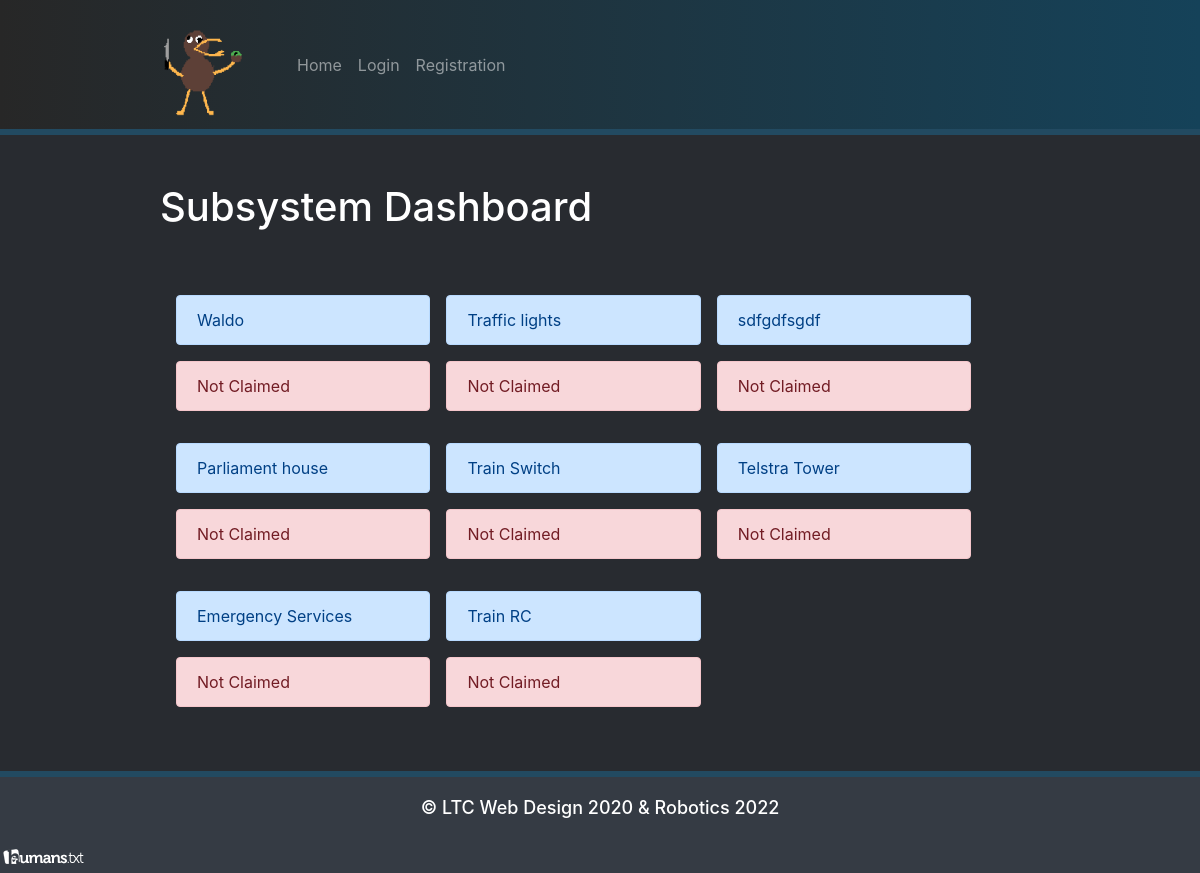
Before: /report/dashboard with the older database file.
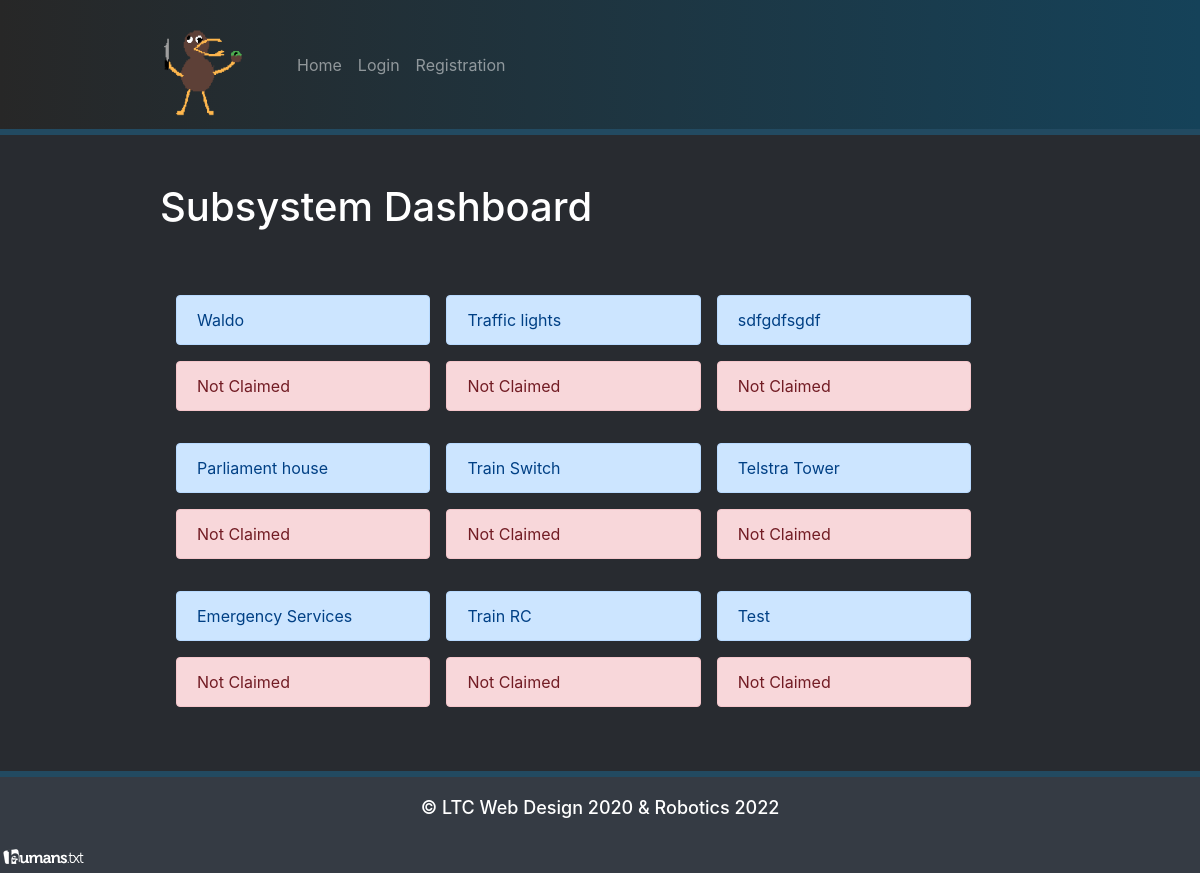
After: the same page with the newer database file.
### models.py (models this page shows, shortened)
class CTFSubSystems(db.Model):
    subsystemid = db.Column(db.Integer, primary_key=True)
    title = db.Column(db.String(64), index=True, unique=True)
    description = db.Column(db.String(256), index=True, unique=True)
    Owner = db.Column(db.String(64), index=True, unique=False)
    score = db.Column(db.Integer, index=True, unique=False)
    status = db.Column(db.Boolean, index=True, unique=False)
    Code = db.Column(db.String(11), index=True, unique=True)
    ip_address = db.Column(db.String())
    challenge_text = db.Column(db.String())
    active=db.Column(db.Boolean)

### bp_game_management.py (the view)
@game_management_blueprint.route('/report/dashboard')
def dashboard():
    subsystems = text('select title, Owner, Status from ctf_sub_systems')
    result = db.engine.execute(subsystems)
    subsystem_list = []
    for row in result:
        subsystem_list.append(row)
    return render_template('dashboard.html', Title='Subsystem Dashboard', user=current_user, subsystems=subsystem_list)

### templates/dashboard.html (shortened to what this page needs)
{% extends 'base.html' %}
{% block header %}
    <link rel="stylesheet" href="/static/css/dashboard.css">
    <h1>{{ Title }}</h1>
{% endblock %}
{% block content %}
    <div class="grid-container">
        {% for module in subsystems %}
            <span>
            <div class="alert alert-primary"> {{ module[0] }}</div>
                {% if module[2] == None %}
                    <div class="alert alert-danger">Not Claimed</div>
                {% else %}
                    <div class="alert alert-success">Claimed by {{ module[1] }}</div>
                {% endif %}
            </span>
        {% endfor %}
    </div>
{% endblock %}

Changed rows visible on the page:
added CTFSubSystems: title "Test"
